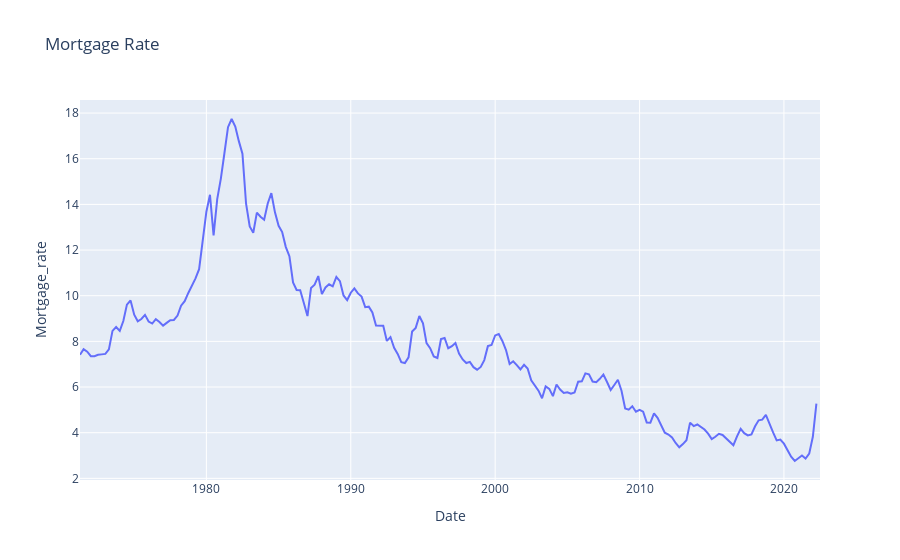

The notebook cell saved with this chart:
### Code cell
fig = px.line(Mortgage_rate_quaterly,x='Date',y='Mortgage_rate',height=500,title='Mortgage Rate')
fig.show()

### Figure 1 — Plotly figure (JSON) as saved in the notebook; plotly's stock layout.template omitted (floating-point values rounded to 4 significant figures; data arrays with more than 128 entries replaced by an {"elided": "..."} marker saying what was removed)
{"data": [{"hovertemplate": "Date=%{x}<br>Mortgage_rate=%{y}<extra></extra>", "legendgroup": "", "line": {"color": "#636efa", "dash": "solid"}, "marker": {"symbol": "circle"}, "mode": "lines", "name": "", "orientation": "v", "showlegend": false, "type": "scatter", "x": {"elided": "206 str values"}, "xaxis": "x", "y": {"elided": "206 float values"}, "yaxis": "y"}], "layout": {"autosize": true, "legend": {"tracegroupgap": 0}, "title": {"text": "Mortgage Rate"}, "xaxis": {"anchor": "y", "autorange": true, "domain": [0, 1], "range": ["1971-04-01", "2022-07-01"], "title": {"text": "Date"}, "type": "date"}, "yaxis": {"anchor": "x", "autorange": true, "domain": [0, 1], "range": [1.928, 18.57], "title": {"text": "Mortgage_rate"}, "type": "linear"}}}
